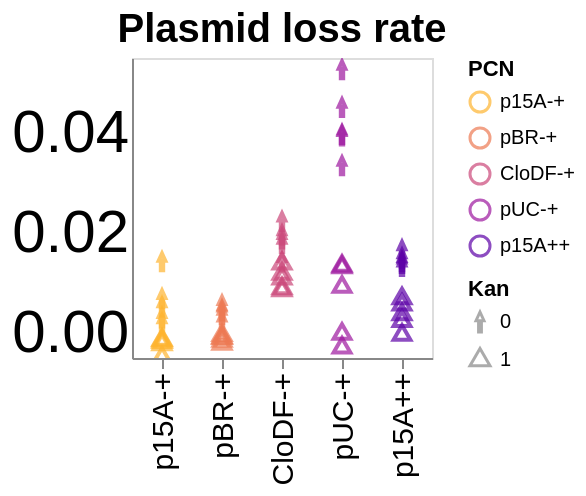

The cell this chart's notebook holds for it:
### Code cell
# plasmid loss rate per generation, PCN

alt.Chart(combined_scatter_DF).mark_point(size=70).encode(
    alt.X("PCN", axis=alt.Axis(labelFontSize=15, titleFontSize=15, grid=False), title=None),
    alt.Y("rate_of_loss_log(plasmid copy)", axis=alt.Axis(labelFontSize=30, titleFontSize=15, ticks=False, grid=False), title=None),
    color=alt.Color('PCN').scale(scheme=colorScheme,reverse=True),
    shape=alt.Shape('Kan:O', scale=alt.Scale(range=['arrow', 'triangle']))
).properties(
    width=150, 
    height=150
).configure_header(
    labelFontSize=20  # Adjust this value to change the subtitle size
).properties(
    title=alt.TitleParams(
        text='Plasmid loss rate',
        fontSize=20,
        fontWeight='bold',
        # color='grey',
        anchor='middle'
    )
).interactive()

### Figure 1 — Vega-Lite specification as saved in the notebook (floating-point values rounded to 4 significant figures)
{"config": {"view": {"continuousWidth": 300, "continuousHeight": 300}, "header": {"labelFontSize": 20}}, "data": {"name": "data-762faf6fabdbc2224b15681192ca2063"}, "mark": {"type": "point", "size": 70}, "encoding": {"color": {"field": "PCN", "scale": {"scheme": "plasma", "reverse": true}, "sort": ["p15A-+", "pBR-+", "CloDF-+", "pUC-+", "p15A++"], "type": "ordinal"}, "shape": {"field": "Kan", "scale": {"range": ["arrow", "triangle"]}, "type": "ordinal"}, "x": {"axis": {"grid": false, "labelFontSize": 15, "titleFontSize": 15}, "field": "PCN", "sort": ["p15A-+", "pBR-+", "CloDF-+", "pUC-+", "p15A++"], "title": null, "type": "ordinal"}, "y": {"axis": {"grid": false, "labelFontSize": 30, "ticks": false, "titleFontSize": 15}, "field": "rate_of_loss_log(plasmid copy)", "title": null, "type": "quantitative"}}, "height": 150, "params": [{"name": "param_2", "select": {"type": "interval", "encodings": ["x", "y"]}, "bind": "scales"}], "title": {"text": "Plasmid loss rate", "anchor": "middle", "fontSize": 20, "fontWeight": "bold"}, "width": 150, "$schema": "https://vega.github.io/schema/vega-lite/v5.20.1.json", "datasets": {"data-762faf6fabdbc2224b15681192ca2063": [{"PCN": "p15A-+", "ExpRep": "1", "rate_of_loss_log(transposon copy)": 0.006047, "rate_of_loss_log(plasmid copy)": -0.004918, "rate_of_loss_log(T/P)": -0.01314, "Kan": 1}, {"PCN": "p15A-+", "ExpRep": "2", "rate_of_loss_log(transposon copy)": 0.005428, "rate_of_loss_log(plasmid copy)": -0.001513, "rate_of_loss_log(T/P)": -0.008341, "Kan": 1}, {"PCN": "p15A-+", "ExpRep": "3", "rate_of_loss_log(transposon copy)": 0.005499, "rate_of_loss_log(plasmid copy)": -0.001363, "rate_of_loss_log(T/P)": -0.005094, "Kan": 1}, {"PCN": "p15A-+", "ExpRep": "4", "rate_of_loss_log(transposon copy)": 0.005521, "rate_of_loss_log(plasmid copy)": -0.001843, "rate_of_loss_log(T/P)": -0.004454, "Kan": 1}, {"PCN": "p15A-+", "ExpRep": "5", "rate_of_loss_log(transposon copy)": 0.00484, "rate_of_loss_log(plasmid copy)": -0.002297, "rate_of_loss_log(T/P)": -0.003362, "Kan": 1}, {"PCN": "pBR-+", "ExpRep": "1", "rate_of_loss_log(transposon copy)": 0.0005032, "rate_of_loss_log(plasmid copy)": -0.001049, "rate_of_loss_log(T/P)": 0.001611, "Kan": 1}, {"PCN": "pBR-+", "ExpRep": "2", "rate_of_loss_log(transposon copy)": -0.0005459, "rate_of_loss_log(plasmid copy)": -0.002171, "rate_of_loss_log(T/P)": 0.001601, "Kan": 1}, {"PCN": "pBR-+", "ExpRep": "3", "rate_of_loss_log(transposon copy)": -0.0004812, "rate_of_loss_log(plasmid copy)": -0.001582, "rate_of_loss_log(T/P)": 0.001128, "Kan": 1}, {"PCN": "pBR-+", "ExpRep": "4", "rate_of_loss_log(transposon copy)": 0.0007958, "rate_of_loss_log(plasmid copy)": -0.0008876, "rate_of_loss_log(T/P)": 0.001744, "Kan": 1}, {"PCN": "pBR-+", "ExpRep": "5", "rate_of_loss_log(transposon copy)": 0.001376, "rate_of_loss_log(plasmid copy)": -0.0004537, "rate_of_loss_log(T/P)": 0.00192, "Kan": 1}, {"PCN": "CloDF-+", "ExpRep": "1", "rate_of_loss_log(transposon copy)": 0.01515, "rate_of_loss_log(plasmid copy)": 0.008492, "rate_of_loss_log(T/P)": 0.007258, "Kan": 1}, {"PCN": "CloDF-+", "ExpRep": "2", "rate_of_loss_log(transposon copy)": 0.01392, "rate_of_loss_log(plasmid copy)": 0.01086, "rate_of_loss_log(T/P)": 0.00356, "Kan": 1}, {"PCN": "CloDF-+", "ExpRep": "3", "rate_of_loss_log(transposon copy)": 0.01662, "rate_of_loss_log(plasmid copy)": 0.0089, "rate_of_loss_log(T/P)": 0.008372, "Kan": 1}, {"PCN": "CloDF-+", "ExpRep": "4", "rate_of_loss_log(transposon copy)": 0.01515, "rate_of_loss_log(plasmid copy)": 0.01181, "rate_of_loss_log(T/P)": 0.004043, "Kan": 1}, {"PCN": "CloDF-+", "ExpRep": "5", "rate_of_loss_log(transposon copy)": 0.01525, "rate_of_loss_log(plasmid copy)": 0.01385, "rate_of_loss_log(T/P)": 0.002166, "Kan": 1}, {"PCN": "pUC-+", "ExpRep": "1", "rate_of_loss_log(transposon copy)": 0.03717, "rate_of_loss_log(plasmid copy)": 0.0134, "rate_of_loss_log(T/P)": 0.03148, "Kan": 1}, {"PCN": "pUC-+", "ExpRep": "2", "rate_of_loss_log(transposon copy)": 0.04937, "rate_of_loss_log(plasmid copy)": -0.000172, "rate_of_loss_log(T/P)": 0.06009, "Kan": 1}, {"PCN": "pUC-+", "ExpRep": "3", "rate_of_loss_log(transposon copy)": 0.04887, "rate_of_loss_log(plasmid copy)": -0.00293, "rate_of_loss_log(T/P)": 0.04724, "Kan": 1}, {"PCN": "pUC-+", "ExpRep": "4", "rate_of_loss_log(transposon copy)": 0.02294, "rate_of_loss_log(plasmid copy)": 0.01311, "rate_of_loss_log(T/P)": 0.01019, "Kan": 1}, {"PCN": "pUC-+", "ExpRep": "5", "rate_of_loss_log(transposon copy)": 0.05257, "rate_of_loss_log(plasmid copy)": 0.009218, "rate_of_loss_log(T/P)": 0.03134, "Kan": 1}, {"PCN": "p15A++", "ExpRep": "1", "rate_of_loss_log(transposon copy)": -0.0003878, "rate_of_loss_log(plasmid copy)": -0.0003807, "rate_of_loss_log(T/P)": -0.0003667, "Kan": 1}, {"PCN": "p15A++", "ExpRep": "2", "rate_of_loss_log(transposon copy)": 0.0003061, "rate_of_loss_log(plasmid copy)": 0.002352, "rate_of_loss_log(T/P)": -0.001093, "Kan": 1}, {"PCN": "p15A++", "ExpRep": "3", "rate_of_loss_log(transposon copy)": 0.0006391, "rate_of_loss_log(plasmid copy)": 0.005642, "rate_of_loss_log(T/P)": -0.003347, "Kan": 1}, {"PCN": "p15A++", "ExpRep": "4", "rate_of_loss_log(transposon copy)": 0.001036, "rate_of_loss_log(plasmid copy)": 0.00694, "rate_of_loss_log(T/P)": -0.004008, "Kan": 1}, {"PCN": "p15A++", "ExpRep": "5", "rate_of_loss_log(transposon copy)": 2.821e-05, "rate_of_loss_log(plasmid copy)": 0.003707, "rate_of_loss_log(T/P)": -0.003263, "Kan": 1}, {"PCN": "p15A-+", "ExpRep": "1", "rate_of_loss_log(transposon copy)": 0.005388, "rate_of_loss_log(plasmid copy)": 0.006807, "rate_of_loss_log(T/P)": -0.01238, "Kan": 0}, {"PCN": "p15A-+", "ExpRep": "2", "rate_of_loss_log(transposon copy)": 0.00472, "rate_of_loss_log(plasmid copy)": 0.001924, "rate_of_loss_log(T/P)": -0.002164, "Kan": 0}, {"PCN": "p15A-+", "ExpRep": "3", "rate_of_loss_log(transposon copy)": 0.005234, "rate_of_loss_log(plasmid copy)": 0.01422, "rate_of_loss_log(T/P)": -0.02049, "Kan": 0}, {"PCN": "p15A-+", "ExpRep": "4", "rate_of_loss_log(transposon copy)": 0.005397, "rate_of_loss_log(plasmid copy)": 0.005145, "rate_of_loss_log(T/P)": -0.005533, "Kan": 0}, {"PCN": "p15A-+", "ExpRep": "5", "rate_of_loss_log(transposon copy)": 0.004972, "rate_of_loss_log(plasmid copy)": 0.00299, "rate_of_loss_log(T/P)": -0.0008193, "Kan": 0}, {"PCN": "pBR-+", "ExpRep": "1", "rate_of_loss_log(transposon copy)": 0.002634, "rate_of_loss_log(plasmid copy)": 0.00431, "rate_of_loss_log(T/P)": -0.001545, "Kan": 0}, {"PCN": "pBR-+", "ExpRep": "2", "rate_of_loss_log(transposon copy)": 0.0004964, "rate_of_loss_log(plasmid copy)": 0.002283, "rate_of_loss_log(T/P)": -0.001757, "Kan": 0}, {"PCN": "pBR-+", "ExpRep": "3", "rate_of_loss_log(transposon copy)": 0.003918, "rate_of_loss_log(plasmid copy)": 0.005587, "rate_of_loss_log(T/P)": -0.001483, "Kan": 0}, {"PCN": "pBR-+", "ExpRep": "4", "rate_of_loss_log(transposon copy)": 0.002692, "rate_of_loss_log(plasmid copy)": 0.003655, "rate_of_loss_log(T/P)": -0.0008399, "Kan": 0}, {"PCN": "pBR-+", "ExpRep": "5", "rate_of_loss_log(transposon copy)": 0.003168, "rate_of_loss_log(plasmid copy)": 0.004558, "rate_of_loss_log(T/P)": -0.001228, "Kan": 0}, {"PCN": "CloDF-+", "ExpRep": "1", "rate_of_loss_log(transposon copy)": 0.02117, "rate_of_loss_log(plasmid copy)": 0.02227, "rate_of_loss_log(T/P)": 0.0005129, "Kan": 0}, {"PCN": "CloDF-+", "ExpRep": "2", "rate_of_loss_log(transposon copy)": 0.01553, "rate_of_loss_log(plasmid copy)": 0.01877, "rate_of_loss_log(T/P)": -0.002265, "Kan": 0}, {"PCN": "CloDF-+", "ExpRep": "3", "rate_of_loss_log(transposon copy)": 0.01712, "rate_of_loss_log(plasmid copy)": 0.01956, "rate_of_loss_log(T/P)": -0.001391, "Kan": 0}, {"PCN": "CloDF-+", "ExpRep": "4", "rate_of_loss_log(transposon copy)": 0.0138, "rate_of_loss_log(plasmid copy)": 0.01418, "rate_of_loss_log(T/P)": 0.0006557, "Kan": 0}, {"PCN": "CloDF-+", "ExpRep": "5", "rate_of_loss_log(transposon copy)": 0.01649, "rate_of_loss_log(plasmid copy)": 0.01786, "rate_of_loss_log(T/P)": -2.174e-05, "Kan": 0}, {"PCN": "pUC-+", "ExpRep": "1", "rate_of_loss_log(transposon copy)": 0.0519, "rate_of_loss_log(plasmid copy)": 0.03344, "rate_of_loss_log(T/P)": 0.02332, "Kan": 0}, {"PCN": "pUC-+", "ExpRep": "2", "rate_of_loss_log(transposon copy)": 0.05812, "rate_of_loss_log(plasmid copy)": 0.04506, "rate_of_loss_log(T/P)": 0.02043, "Kan": 0}, {"PCN": "pUC-+", "ExpRep": "3", "rate_of_loss_log(transposon copy)": 0.05457, "rate_of_loss_log(plasmid copy)": 0.03969, "rate_of_loss_log(T/P)": 0.02321, "Kan": 0}, {"PCN": "pUC-+", "ExpRep": "4", "rate_of_loss_log(transposon copy)": 0.05942, "rate_of_loss_log(plasmid copy)": 0.05265, "rate_of_loss_log(T/P)": 0.0234, "Kan": 0}, {"PCN": "pUC-+", "ExpRep": "5", "rate_of_loss_log(transposon copy)": 0.05163, "rate_of_loss_log(plasmid copy)": 0.03939, "rate_of_loss_log(T/P)": 0.02025, "Kan": 0}, {"PCN": "p15A++", "ExpRep": "1", "rate_of_loss_log(transposon copy)": 0.002424, "rate_of_loss_log(plasmid copy)": 0.01421, "rate_of_loss_log(T/P)": -0.009134, "Kan": 0}, {"PCN": "p15A++", "ExpRep": "2", "rate_of_loss_log(transposon copy)": 0.002367, "rate_of_loss_log(plasmid copy)": 0.01492, "rate_of_loss_log(T/P)": -0.01005, "Kan": 0}, {"PCN": "p15A++", "ExpRep": "3", "rate_of_loss_log(transposon copy)": 0.002244, "rate_of_loss_log(plasmid copy)": 0.01328, "rate_of_loss_log(T/P)": -0.008482, "Kan": 0}, {"PCN": "p15A++", "ExpRep": "4", "rate_of_loss_log(transposon copy)": 0.001669, "rate_of_loss_log(plasmid copy)": 0.01655, "rate_of_loss_log(T/P)": -0.01321, "Kan": 0}, {"PCN": "p15A++", "ExpRep": "5", "rate_of_loss_log(transposon copy)": 0.001864, "rate_of_loss_log(plasmid copy)": 0.01387, "rate_of_loss_log(T/P)": -0.009881, "Kan": 0}]}}
